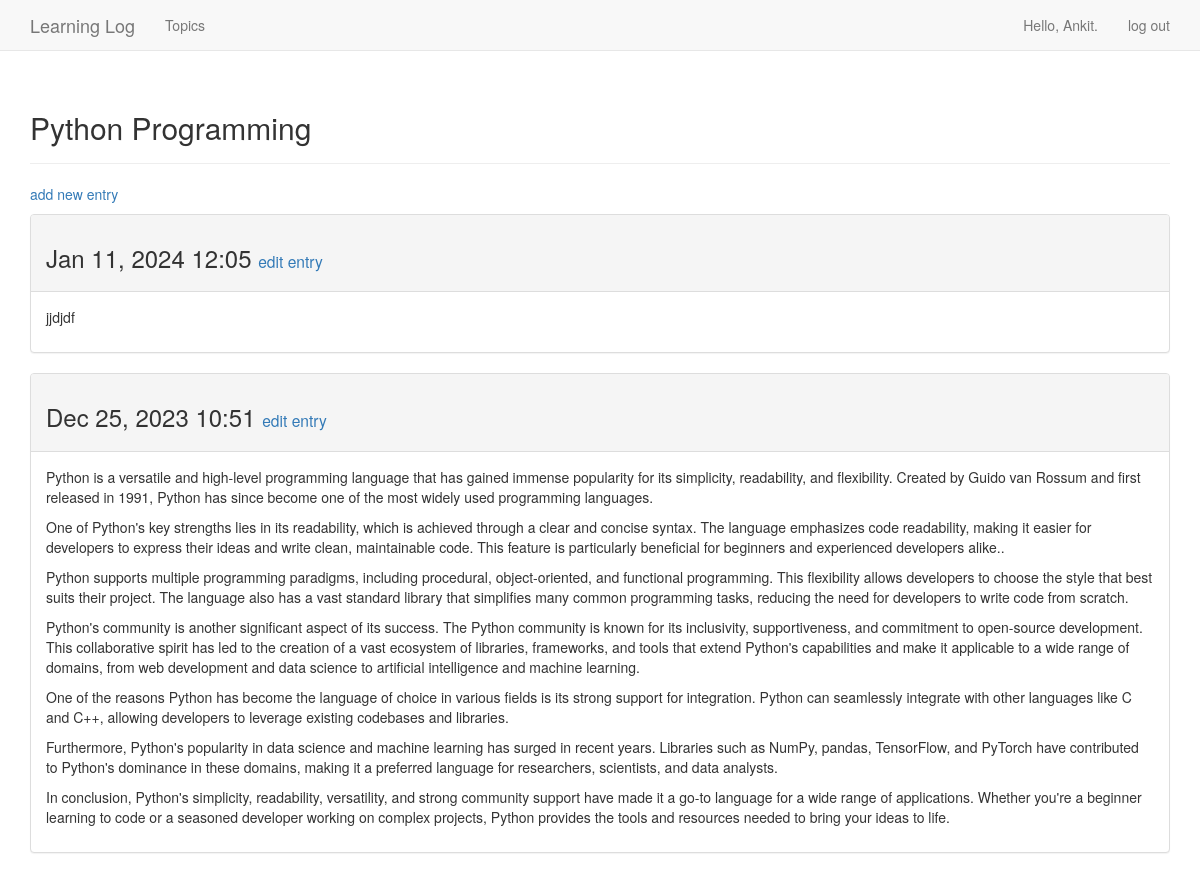
Page /topics/4/ (signed in) on the committed database.
### learning_logs/models.py (models this page shows, shortened)
class Topic(models.Model):
    text=models.CharField(max_length=200)
    date_added=models.DateTimeField(auto_now_add=True)
    owner = models.ForeignKey(User, on_delete= models.DO_NOTHING)
    def __str__(self):
        return self.text

class Entry(models.Model):
    topic = models.ForeignKey(Topic, on_delete=models.DO_NOTHING)
    text = models.TextField()
    date_added = models.DateTimeField(auto_now_add=True)
    class Meta:
        verbose_name_plural = 'entries'

### learning_logs/views.py (the view)
# urls.py: path('topics/<int:topic_id>/',  views.topic, name='topic'),
@login_required
def topic(request, topic_id):
    topic = Topic.objects.get(id=topic_id)
    if topic.owner != request.user:
        raise Http404
    entries = topic.entry_set.order_by('-date_added')
    context = {'topic':topic, 'entries': entries}
    return render(request, 'learning_logs/topic.html', context)

### learning_logs/templates/learning_logs/topic.html
{% extends 'learning_logs/base.html' %}
{% block header %}
    <h2>{{ topic }}</h2>
{% endblock header %}
{% block content %}
    <p>
        <a href="{% url 'new_entry' topic.id %}">add new entry</a>
    </p>
    {% for entry in entries %}
        <div class="panel panel-default">
            <div class="panel-heading">
                <h3>
                    {{ entry.date_added|date:'M d, Y H:i' }}
                    <small>
                        <a href="{% url 'edit_entry' entry.id %}">edit entry</a>
                    </small>
                </h3>
            </div>
            <div class="panel-body">
                {{ entry.text|linebreaks }}
            </div>
        </div>
    {% empty %}
            There are no entries for this topic yet.
    {% endfor %}
{% endblock content %}

### learning_logs/templates/learning_logs/base.html (shortened to what this page needs)
{% load bootstrap3 %}
<!DOCTYPE html>
<html lang="en">
    <head>
        {% bootstrap_css %}
    </head>
    <body>
        <nav class="navbar navbar-default navbar-static-top">
            <div class="container">
                <div class="navbar-header">
                    <a class="navbar-brand" href="{% url 'index' %}">Learning Log</a>
                </div>
                <div id="navbar" class="navbar-collapse collapse">
                    <ul class="nav navbar-nav">
                        <li><a href="{% url 'topics' %}">Topics</a></li>
                    </ul>
                    <ul class="nav navbar-nav navbar-right">
                        {% if user.is_authenticated %}
                            <li><a>Hello, {{ user.username }}.</a></li>
                            <li><a href="{% url 'users:logout' %}">log out</a></li>
                        {% else %}
                            <li><a href="{% url 'users:register' %}">register</a></li>
                            <li><a href="{% url 'users:login' %}">log in</a></li>
                        {% endif %}
                    </ul>
                </div>
            </div>
        </nav>
        <div class="container">
            <div class="page-header">
                {% block header %}{% endblock header %}
            </div>
            <div>
                {% block content %}{% endblock content %}
            </div>
        </div>
    </body>
</html>

### rows in the picture
Topic: text "Python Programming"
Entry: date_added "Jan 11, 2024 12:05", text "jjdjdf"
Entry: date_added "Dec 25, 2023 10:51", text "Python is a versatile and high-level programming language that has gained immense popularity for its simplicity, readability, and flexibility. Created by Guido van Rossum and first released in 1991, Python has since become one of the most widely used programming languages. One of Python's key strengths lies in its readability, which is achieved through a clear and concise syntax. The language emphasizes code readability, making it easier for developers to express their ideas and write clean, maintainable code. This feature is particularly beneficial for beginners and experienced developers alike.. Python supports multiple programming paradigms, including procedural, object-oriented, and…"

### other values in the picture
{{ user.username }} "Ankit"
